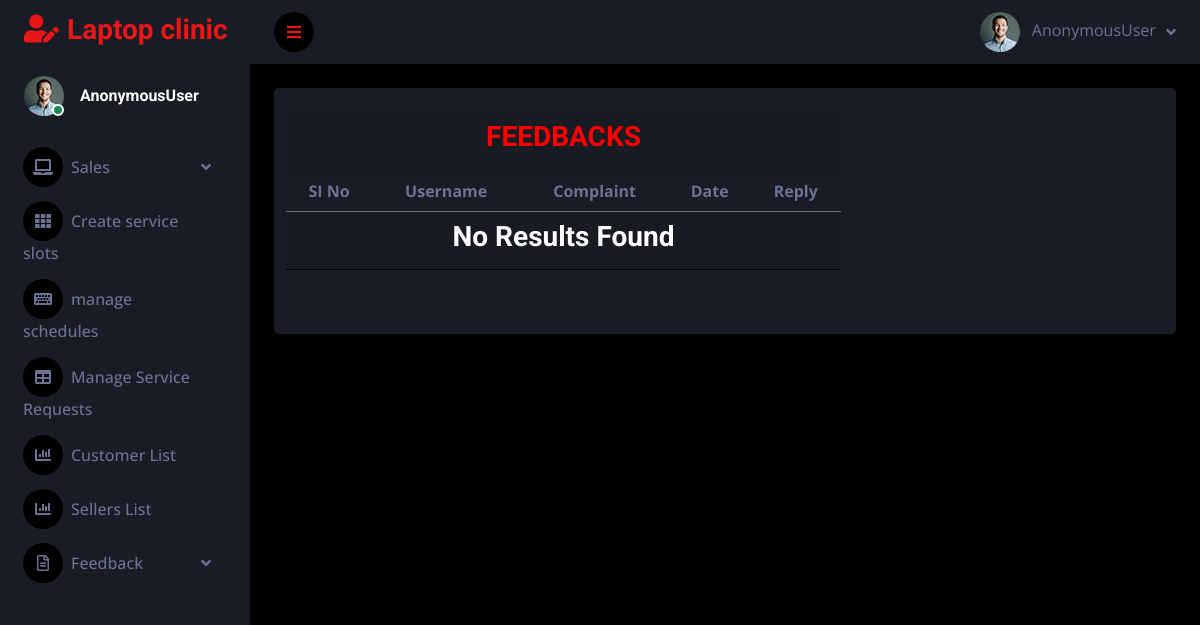
The app's page /feedbacks, older data.
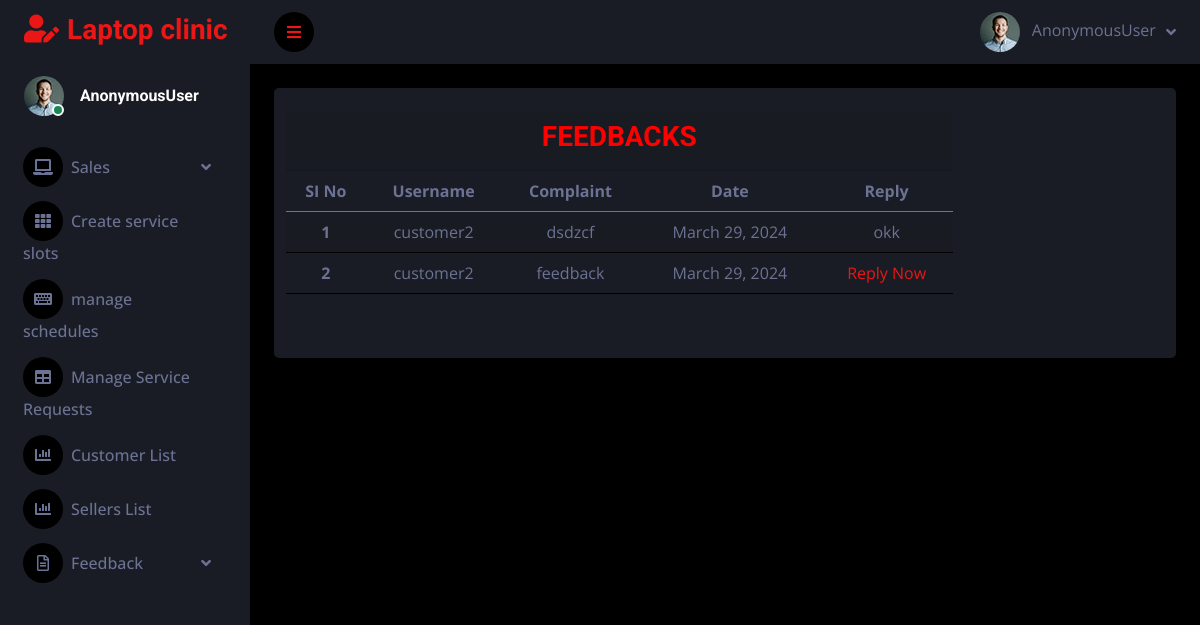
The same page, newer data.
### service_app/models.py (models this page shows)
class Complaints(models.Model):
    user = models.ForeignKey(Login_view, on_delete=models.DO_NOTHING)
    feedback = models.TextField()
    date = models.DateField(auto_now=True)
    reply = models.TextField(null=True, blank=True)

class Login_view(AbstractUser):
    is_customer = models.BooleanField(default=False)
    is_seller = models.BooleanField(default=False)

### service_app/admin_views.py (the view)
# urls.py: path('feedbacks', admin_views.feedbacks, name='feedbacks'),
def feedbacks(request):
    n = Complaints.objects.all()
    return render(request,'admin/feedbacks.html',{'feedbacks':n})

### templates/admin/feedbacks.html (shortened to what this page needs)
{% extends "admin_dash.html" %}
{% load crispy_forms_filters %}
{% block content %}
<div class="wrapper">
		<div class="row">
					<div class="card-header">
						<h3 style="color:red; text-align:center" >FEEDBACKS
						</h3>
					</div>
            <table class="table table-striped">
                <thead>
                <tr>
                    <th scope="col">SI No</th>
                    <th scope="col">Username</th>
                    <th scope="col">Complaint</th>
                    <th scope="col">Date</th>
                    <th scope="col">Reply</th>
                </tr>
                </thead>
                <tbody>
                {% for n in feedbacks %}
                <tr>
                    <th scope="row">{{forloop.counter}}</th>
                    <td>{{n.user}}</td>
                    <td>{{n.feedback}}</td>
                    <td>{{n.date}}</td>
                    <td>
                        {% if n.reply == None %}
                        <a href="{% url 'reply_feedback' n.id %}">Reply Now</a>
                        {% else %}
                        {{n.reply}}
                        {% endif %}
                    </td>
                 {% empty %}
                <tr>
                    <td colspan="7"><h3>No Results Found</h3></td>
                </tr>
                {% endfor %}
                </tbody>
            </table>
        </div>
    </div>
</div>
{% endblock %}

Row changes from the older to the newer data that the page shows:
added Complaints: user "customer2", feedback "dsdzcf", date "March 29, 2024", reply "okk"
added Complaints: user "customer2", feedback "feedback", date "March 29, 2024", shows "Reply Now"
Text that changed along with them:
text no longer shown: "No Results Found"
